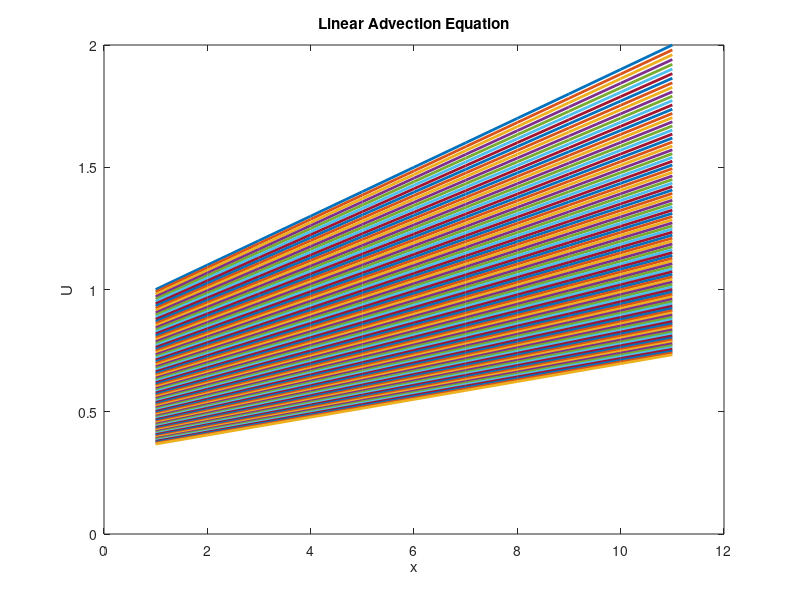

Write MATLAB code to recreate this figure.
close all; clc; clear all

A=load('aoutput.txt');
figure(1)
for i=1:size(A,1)
    
    plot(A(i,:), 'Linewidth',2); hold on
    
end
xlabel('x'); ylabel('U')
title("Linear Advection Equation")
hold off
